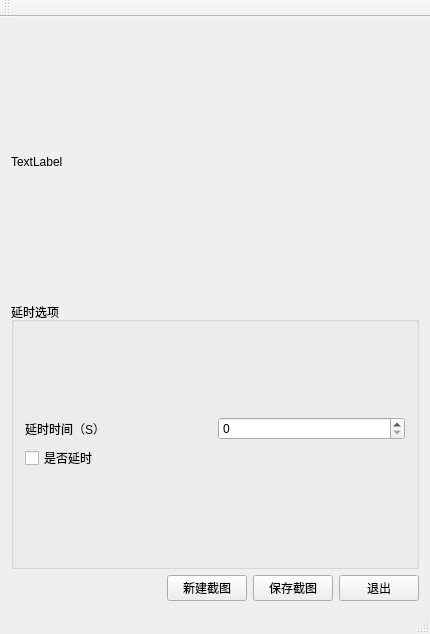
<?xml version="1.0" encoding="UTF-8"?>
<ui version="4.0">
 <class>MainWindow</class>
 <widget class="QMainWindow" name="MainWindow">
  <property name="geometry">
   <rect>
    <x>0</x>
    <y>0</y>
    <width>430</width>
    <height>634</height>
   </rect>
  </property>
  <property name="windowTitle">
   <string>MainWindow</string>
  </property>
  <widget class="QWidget" name="centralWidget">
   <layout class="QHBoxLayout" name="horizontalLayout_3">
    <item>
     <layout class="QVBoxLayout" name="verticalLayout_3">
      <item>
       <widget class="QLabel" name="screenLabel">
        <property name="text">
         <string>TextLabel</string>
        </property>
       </widget>
      </item>
      <item>
       <widget class="QGroupBox" name="groupBox">
        <property name="title">
         <string>延时选项</string>
        </property>
        <layout class="QVBoxLayout" name="verticalLayout_2">
         <item>
          <layout class="QVBoxLayout" name="verticalLayout">
           <item>
            <layout class="QHBoxLayout" name="horizontalLayout_2">
             <item>
              <widget class="QLabel" name="label_2">
               <property name="text">
                <string>延时时间（S）</string>
               </property>
              </widget>
             </item>
             <item>
              <widget class="QSpinBox" name="spinBox"/>
             </item>
            </layout>
           </item>
           <item>
            <widget class="QCheckBox" name="checkBox">
             <property name="text">
              <string>是否延时</string>
             </property>
            </widget>
           </item>
          </layout>
         </item>
        </layout>
       </widget>
      </item>
      <item>
       <layout class="QHBoxLayout" name="horizontalLayout">
        <item>
         <spacer name="horizontalSpacer">
          <property name="orientation">
           <enum>Qt::Horizontal</enum>
          </property>
          <property name="sizeHint" stdset="0">
           <size>
            <width>40</width>
            <height>20</height>
           </size>
          </property>
         </spacer>
        </item>
        <item>
         <widget class="QPushButton" name="newScreenShotButton">
          <property name="text">
           <string>新建截图</string>
          </property>
         </widget>
        </item>
        <item>
         <widget class="QPushButton" name="savePictureButton">
          <property name="text">
           <string>保存截图</string>
          </property>
         </widget>
        </item>
        <item>
         <widget class="QPushButton" name="quitButton">
          <property name="text">
           <string>退出</string>
          </property>
         </widget>
        </item>
       </layout>
      </item>
     </layout>
    </item>
   </layout>
  </widget>
  <widget class="QMenuBar" name="menuBar">
   <property name="geometry">
    <rect>
     <x>0</x>
     <y>0</y>
     <width>430</width>
     <height>22</height>
    </rect>
   </property>
  </widget>
  <widget class="QToolBar" name="mainToolBar">
   <attribute name="toolBarArea">
    <enum>TopToolBarArea</enum>
   </attribute>
   <attribute name="toolBarBreak">
    <bool>false</bool>
   </attribute>
  </widget>
  <widget class="QStatusBar" name="statusBar"/>
 </widget>
 <layoutdefault spacing="6" margin="11"/>
 <resources/>
 <connections>
  <connection>
   <sender>quitButton</sender>
   <signal>clicked()</signal>
   <receiver>MainWindow</receiver>
   <slot>close()</slot>
   <hints>
    <hint type="sourcelabel">
     <x>383</x>
     <y>466</y>
    </hint>
    <hint type="destinationlabel">
     <x>374</x>
     <y>521</y>
    </hint>
   </hints>
  </connection>
 </connections>
</ui>
